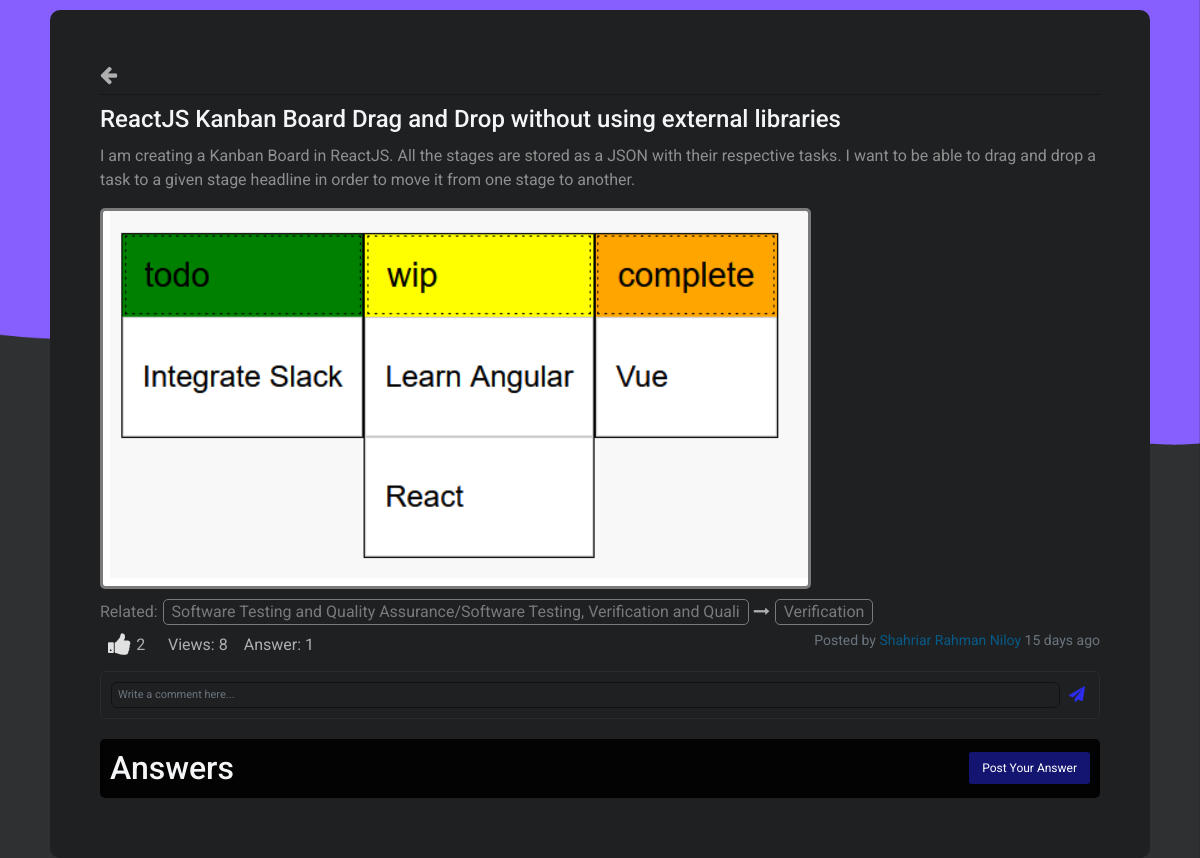
The app's page /problem_panel.php?post_id=P1_1672593213_011202271 (signed in) with its own data.
### tables this page shows
CREATE TABLE `problem_asked` (
  `title` text NOT NULL,
  `problem_id` varchar(100) NOT NULL,
  `description` text NOT NULL,
  `course_code` varchar(30) DEFAULT NULL,
  `topic_name` varchar(100) NOT NULL,
  `views` int(11) NOT NULL,
  `student_id` varchar(20) DEFAULT NULL,
  `last_modified` datetime NOT NULL DEFAULT current_timestamp()
);

CREATE TABLE `pblm_img` (
  `img_name` varchar(100) NOT NULL,
  `problem_id` varchar(100) NOT NULL
);

CREATE TABLE `users` (
  `student_id` varchar(20) NOT NULL,
  `name` varchar(255) NOT NULL,
  `email` varchar(255) NOT NULL,
  `password` varchar(255) NOT NULL,
  `img` varchar(255) NOT NULL,
  `rating` int(11) NOT NULL DEFAULT 0
);

### problem_panel.php (the view, shortened to what this page needs)
<?php
include_once 'php/config.php';
?>
<!DOCTYPE html>
<html lang="en">
<head>
    <link rel="stylesheet" href="bootstrap/bootstrap.min.css">
    <link rel="stylesheet" href="css/problem_panel.css">
    <link rel="stylesheet" href="https://cdnjs.cloudflare.com/ajax/libs/font-awesome/6.2.0/css/all.css">
    <link href="//maxcdn.bootstrapcdn.com/font-awesome/4.7.0/css/font-awesome.min.css" rel="stylesheet">
</head>
<body>
    <div class="profile question_panel">
        <div class="profile-container">
            <div class="back-page">
                <a href="index.php"><i class="fa fa-arrow-left"></i></a>
            </div>
            <div class="card-body question-details">
                <?php
                $getPblmPostSql = mysqli_query($connection, "SELECT * FROM problem_asked WHERE problem_id = '{$_GET['post_id']}'");
                $pblmPostInfo = mysqli_fetch_assoc($getPblmPostSql);
                $pCourseTitle = mysqli_fetch_assoc(mysqli_query($connection, "SELECT course_title FROM course WHERE course.course_code = '{$pblmPostInfo['course_code']}'"));
                ?>
                <div class="problem-details">
                    <h4 class="card-title"><?php echo $pblmPostInfo['title'] ?></h4>
                    <?php echo '<p class="card-text" style="white-space: pre-wrap;">' . $pblmPostInfo['description'] . '</p>'; ?>
                    <?php
                    $pblm_imgSql = mysqli_query($connection, "SELECT * FROM pblm_img WHERE pblm_img.problem_id  = '{$_GET['post_id']}'");
                    if (mysqli_num_rows($pblm_imgSql) > 0) {
                        echo '<div class="images">';
                    } else {
                        echo '<div class="images" style="border:none !important;">';
                    }
                    while ($piRow = mysqli_fetch_assoc($pblm_imgSql)) {
                        echo '<img class="img-fluid" src="resources/pblm-imgs/' . $piRow['img_name'] . '" alt="">';
                    }
                    ?>
                </div>
            </div>
            <div class="related-topics">
                <ul class="nav nav-pills nav-fill">
                    <li>Related:</li>
                    <li class="course">
                        <?php echo $pCourseTitle['course_title'] ?>
                    </li>
                    <li class="arrow"><i class="fa fa-long-arrow-right"></i></li>
                    <li class="topic"><?php echo $pblmPostInfo['topic_name'] ?></li>
                </ul>
            </div>
            <div class="count-bar">
                <ul class="">
                    <li class="p-like like">
                        <?php
                        $allPLikeSql = mysqli_query($connection, "SELECT * FROM p_likes WHERE
                        problem_id = '{$_SESSION['current_pblm_id']}'");
                        $indiLikeSql = mysqli_query($connection, "SELECT * FROM p_likes WHERE
                            problem_id = '{$_SESSION['current_pblm_id']}' AND user_id = '{$_SESSION['user_id']}'");
                        if (mysqli_num_rows($indiLikeSql) > 0) {
                            echo '<i class="fa fa-thumbs-up" style="color:#5016ff"></i>';
                        } else {
                            echo '<i class="fa fa-thumbs-up" style="color:#e1e1e1"></i>';
                        }
                        echo '<span class="pLikeCount">' . mysqli_num_rows($allPLikeSql) . '</span>';
                        ?>
                    </li>
                    <li>Views: <?php echo $pblmPostInfo['views'] ?></li>
                    <li>Answer: <?php
                        $ansCountSql = mysqli_query($connection, "SELECT * FROM answer WHERE problem_id = '{$_SESSION['current_pblm_id']}'");
                        echo mysqli_num_rows($ansCountSql);
                    ?></li>
                </ul>
                <p><small class="text-muted">Posted by <a href="#">
                            <?php
                            $userName = mysqli_fetch_assoc(mysqli_query($connection, "SELECT name FROM users WHERE users.student_id   = '{$pblmPostInfo['student_id']}'"));
                            echo $userName['name'] . " </a>";
                            $ftime = mysqli_fetch_assoc(mysqli_query($connection, "SELECT TIMEDIFF(CURRENT_TIMESTAMP(),'{$pblmPostInfo['last_modified']}') as difTime"));
                            $splitedTime = explode(":", $ftime['difTime']);
                            if ($splitedTime[0] == "00" && $splitedTime[1] == "00") {
                                echo intval($splitedTime[2]) . " sec ago";
                            } else if ($splitedTime[0] == "00" && $splitedTime[1] != "00") {
                                echo intval($splitedTime[1]) . " min ago";
                            } else if (intval($splitedTime[0]) < 24) {
                                echo intval($splitedTime[0]) . " h ago";
                            } else {
                                echo intval(intval($splitedTime[0]) / 24) . " days ago";
                            }
                            ?>
                    </small></p>
            </div>
            <div class="comment-section">
                <form action="#" class="comment-input pblm-comment-form" autocomplete="off">
                    <input type="text" name="cmntTxt" class="form-control" id="problem-comment"
                        placeholder="Write a comment here..." required>
                    <button type="submit" class="pblm-comment-submit-btn"><i class="fa fa-paper-plane"></i></button>
                </form>
            </div>
        </div>
        <div class="card-body answer-section">
            <div class="post-answer">
                <h2 class="card-title">Answers</h2>
                <?php
                if ($_SESSION['user_id'] != $pblmPostInfo['student_id']) {
                    echo '
                        <button type="button" class="btn post-ans" data-bs-toggle="modal" data-bs-target="#postAnswer">Post
                    Your Answer</button>
                        ';
                }
                ?>
            </div>
        </div>
    </div>
    </div>
</body>
</html>

### css/problem_panel.css (style rules this page uses)
* { margin: 0; padding: 0; box-sizing: border-box; font-family: 'Roboto'; color:#afafaf; }
a { text-decoration: none; color: #075b88; }
body { background-color: rgb(24, 23, 23); }
.back-page { padding: 5px 0; margin-bottom: 10px; border-bottom: 1px solid #171717; }
.back-page i { font-size: 20px; }
.profile { display: flex; align-items: center; justify-content: center; width: 100%; min-height: 100vh; max-height: max-content; background: url(../resources/bg.png); background-repeat: repeat; background-position: center; background-size: cover; background-attachment: fixed; }
.profile .profile-container { width: fit-content; height: fit-content; background-color: #1e2022; padding: 50px; border-radius: 10px; min-width: 1200px; max-width: 1300px; min-height: 800px; margin-top: 10px; }
.profile .card-body .card-title { margin-bottom: 10px; color: #f3f5f7; }
.profile .card-body .card-text { color: #8f8f8f; }
.profile .card-body .images { overflow: auto; max-height: 450px; width: fit-content; max-width: 100%; height: max-content; border: 3px solid #7a7a7a; border-radius: 5px; }
.profile .card-body .images img { padding-bottom: 8px; }
.profile .card-body .images img:last-child { padding: 0px; }
.profile .card-body .related-topics { display: flex; align-items: center; margin-top: 10px; justify-content: space-between; }
.profile .card-body .related-topics ul { list-style: none; align-items: center; }
.profile .card-body .related-topics ul li { color: #7a7a7a; margin-right: 5px; }
.profile .card-body .related-topics ul .course, .profile .card-body .related-topics ul .topic { padding: 0px 8px; border: 1px solid #7a7a7a; border-radius: 5px; }
.count-bar { display: flex; align-items: center; justify-content: space-between; }
.count-bar ul { display: flex; align-items: center; padding: 0; list-style: none; }
.count-bar ul li { padding: 15px 8px 5px; display: flex; align-items: center; height: 30px; }
.count-bar ul li:first-child { width: 60px; }
.count-bar ul li span { margin-left: 5px; }
.count-bar ul .like i { font-size: 25px; cursor: pointer; transition: all 300ms; }
.comment-section { padding: 10px; border: 1px solid #2c2c2c; border-radius: 5px; }
.comment-section .comment-input { width: 100%; display: flex; align-items: center; justify-content: space-between; }
.comment-section .comment-input input { padding: 4px 6px; background-color: transparent; font-size: 11px; border-color: #121212; color: #adadad; }
.comment-section .comment-input button { padding: 0px 4px 0 4px; background-color: transparent; margin-left: 5px; border: none; }
.comment-section .comment-input button i { color: #2c2cef; }
.answer-section { margin-top: 20px; margin-bottom: 10px; }
.answer-section .post-answer { display: flex; align-items: center; justify-content: space-between; background-color: #030303; padding: 10px; border-radius: 5px; }
.answer-section .post-answer .card-title { margin: 0; }
.answer-section .post-answer .post-ans { font-size: 12px; background-color: #131571; color: #fff; border-radius: 3px; }
.form-control { color: #0b0b0b; font-size: 14px; }
@media (max-width: 1366px) { .profile .profile-container { max-width: 1100px; min-width: 1000px; min-height: 600px; } }

### records on screen
problem_asked: title "ReactJS Kanban Board Drag and Drop without using external libraries", description "I am creating a Kanban Board in ReactJS. All the stages are stored as a JSON with their respective tasks. I want to be able to drag and drop a task to a given stage headline in order to move it from one stage to another.", topic_name "Verification", views "8"
pblm_img: img_name (picture)
users: name "Shahriar Rahman Niloy"

### other values on screen
$pCourseTitle['course_title'] "Software Testing and Quality Assurance/Software Testing, Verification and Quali"
mysqli_num_rows($allPLikeSql) "2"
mysqli_num_rows($ansCountSql) "1"
intval($splitedTime[0]) / 24 "15"
